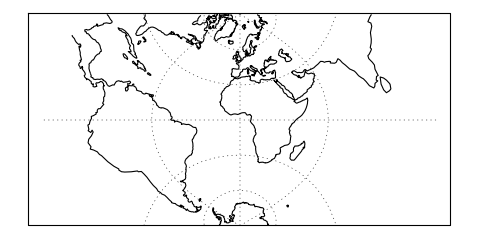

This figure's Python source:
import matplotlib.pyplot as plt
import cartopy.crs as ccrs

plt.figure(figsize=(6.0, 3))
ax = plt.axes(projection=ccrs.TransverseMercator())
ax.coastlines(resolution='110m')
ax.gridlines()
